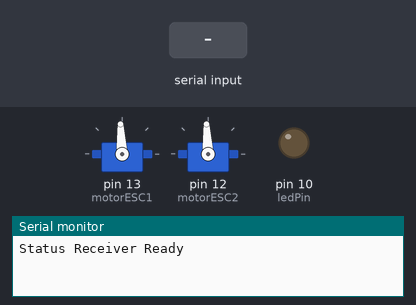
The sketch below on a simulated Arduino Uno, built with avr-gcc and run on an emulated ATmega328P. Shown: 2 × servo, output pins drawn as LEDs (lit = HIGH), the last lines printed to the serial monitor. Inputs (shaded band) come from the test bench.

Above: at 4.2 s.
4.3 s: "2\n" received over Serial
At 4.62 s:
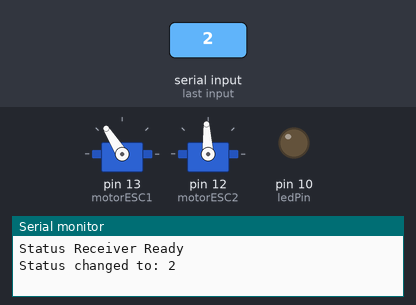
7.3 s: "1\n" received over Serial
At 8.7 s:
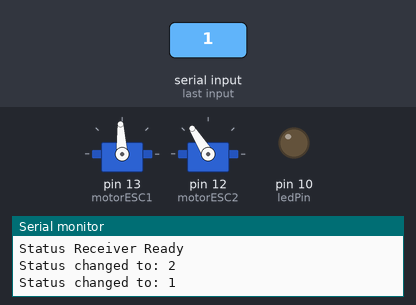
9.0 s: "0\n" received over Serial
At 9.9 s:
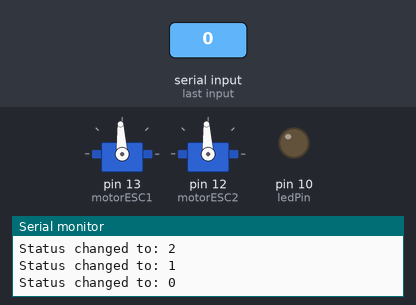
Timing chart, 0 to 12.0 s (numbered marks = the images above; inputs shaded):
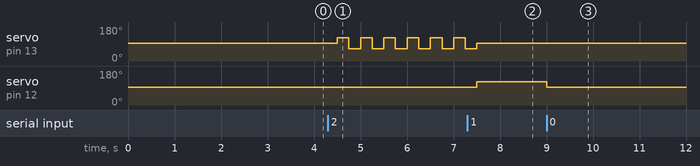

Measured:
- after the input at 4.3 s, servo on pin 13 (motorESC1): alternates 122° for 0.25 s and 64° for 0.25 s, starting after 0.20 s
- after the input at 7.3 s, servo on pin 12 (motorESC2): 93° → 122° after 0.20 s
- after the input at 9.0 s, servo on pin 12 (motorESC2): 122° → 93° at once

The sketch:

unocode.ino
```cpp
#include <Servo.h>

Servo motorESC1;
Servo motorESC2;

const int ledPin = 10;  // Built-in  13
unsigned long previousMillis = 0;
int ledState = LOW;
int currentStatus = 0;

void setup() {
  pinMode(ledPin, OUTPUT);
  Serial.begin(9600);
  while (!Serial);  // Wait for serial connection
  Serial.println("Status Receiver Ready");
  motorESC1.attach(13);  // ESC 1 connected to pin D13
  motorESC2.attach(12);  // ESC 2 connected to pin D12

  // Set both ESCs to neutral (stop initially)
  motorESC1.writeMicroseconds(1500);
  motorESC2.writeMicroseconds(1500);

  delay(3000); // Wait 5 seconds for ESC initialization
}

void loop() {
  // Check for incoming serial data
  if (Serial.available() > 0) {
    String received = Serial.readStringUntil('\n');
    received.trim();  // Remove any whitespace/newline

    int newStatus = received.toInt();

    if (newStatus >= 0 && newStatus <= 2) {
      currentStatus = newStatus;
      Serial.print("Status changed to: ");
      Serial.println(currentStatus);

      // Immediately update LED state when status changes
      if (currentStatus == 0) {
        digitalWrite(ledPin, LOW);
      }
    }
  }

  // Handle LED blinking patterns
  unsigned long currentMillis = millis();

  switch(currentStatus) {
    case 0:  // Off
      digitalWrite(ledPin, LOW);
       // Forward (60% speed)
      motorESC1.writeMicroseconds(1500);
      motorESC2.writeMicroseconds(1500);
      delay(500); // Run for 1 second
      break;

    case 1:  // Blink (500ms interval)
      motorESC1.writeMicroseconds(1500);
      motorESC2.writeMicroseconds(1800);
      delay(280); // Run for 1 second
      motorESC1.writeMicroseconds(1500);
      motorESC2.writeMicroseconds(1800);
      delay(220); // Run for 1 second
      // if (currentMillis - previousMillis >= 500) {
      //   previousMillis = currentMillis;
      //   ledState = !ledState;
      //   digitalWrite(ledPin, ledState);
      // }
      break;

    case 2:  // Fast blink (250ms interval)
      motorESC1.writeMicroseconds(1800);
      motorESC2.writeMicroseconds(1500);
      delay(250); // Run for 1 second
      motorESC1.writeMicroseconds(1200);
      motorESC2.writeMicroseconds(1500);
      delay(250); // Run for 1 second
      // if (currentMillis - previousMillis >= 250) {
      //   previousMillis = currentMillis;
      //   ledState = !ledState;
      //   digitalWrite(ledPin, ledState);
      // }
      break;
  }
}
```
